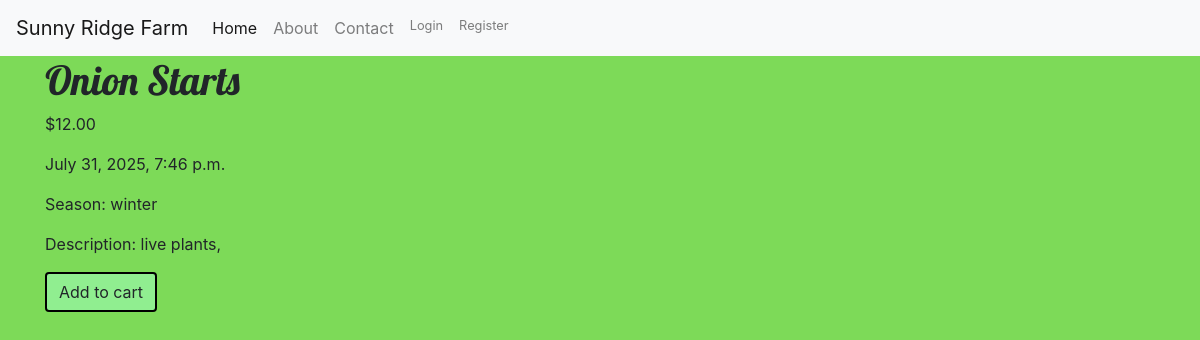
Screenshot of /item/4/ with the database file from the repository.
### myapp/models.py (models this page shows, shortened)
class Add_Item(models.Model):
	seasons = [
		("spring", "Spring"),
		("summer", "Summer"),
		("fall", "Fall"),
		("winter", "Winter")
	]
	author = models.ForeignKey(settings.AUTH_USER_MODEL, on_delete=models.CASCADE)
	listing_name = models.CharField(max_length=200)
	listing_description = models.TextField()
	created_on = models.DateTimeField(default=timezone.now)
	price = models.DecimalField(max_digits=10, decimal_places=2)
	season = models.CharField(max_length=10, choices=seasons, default='summer')

### myapp/views.py (the view)
# urls.py: path('item/<int:pk>/', views.item_detail, name='item_detail'),
def item_detail(request, pk):
	item = get_object_or_404(Add_Item, pk=pk)
	return render(request, 'item_detail.html', {'item': item})

### myapp/templates/item_detail.html (shortened to what this page needs)
{% extends "base.html" %} {% block title %} Home Page {% endblock %}
{% block content %}
<div class="w3-container">
    <h1> {{ item.listing_name }} </h1>
    <p> ${{ item.price }} </p>
    <p> {{ item.created_on }} </p>
    <p> Season: {{ item.season }}</p>
    <p> Description: {{ item.listing_description }} </p>
    <form method="post" action="{% url 'add_to_cart' item.id %}">
        <button type="submit" class="cart btn">Add to cart</button>
    </form>
</div>
{% endblock %}

### myapp/static/css/stylesheet.css (style rules this page uses)
body { background-color: #7DDA58; }
h1, h2 { font-family: 'Lobster', cursive; }
.btn { border: 2px solid black; background-color: lightgreen; }

### rows the page displays
Add_Item: listing_name "Onion Starts", price "12.00", created_on "July 31, 2025, 7:46 p.m.", season "winter", listing_description "live plants,"
